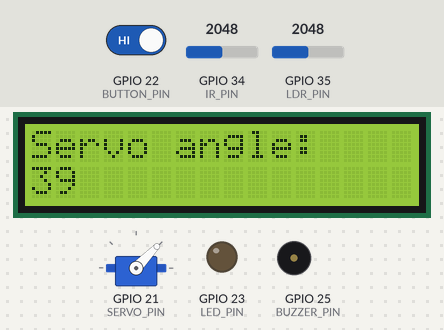
A sketch run on a simulated ESP32. Shown: servo, 16×2 character LCD, output pins drawn as LEDs (lit = HIGH), buzzer (waves = sounding). Inputs (shaded band) come from the test bench; at power-on: GPIO 34 (IR_PIN) = 2048, GPIO 22 (BUTTON_PIN) HIGH, GPIO 35 (LDR_PIN) = 2048. What the sketch prints to the serial monitor is not drawn.

Above: at 1.2 s.
1.3 s: GPIO 34 (IR_PIN) set to 491
10.3 s: GPIO 22 (BUTTON_PIN) driven LOW
At 19.1 s:
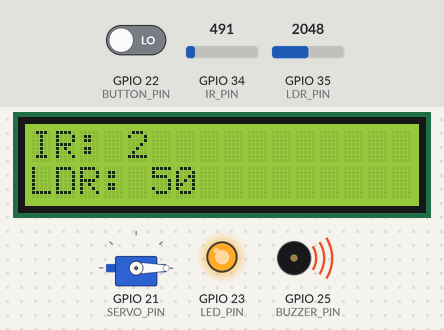
19.6 s: GPIO 34 (IR_PIN) set to 752
At 20.9 s:
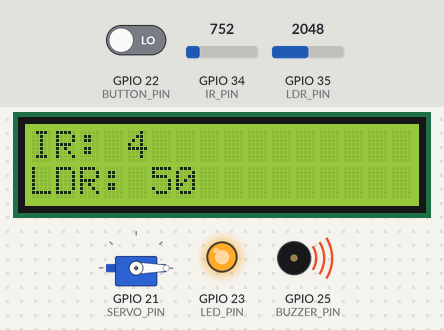
28.6 s: GPIO 34 (IR_PIN) set to 859
At 29.9 s:
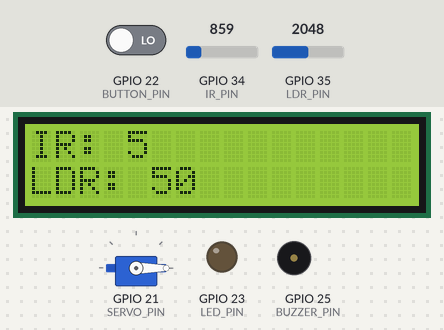
37.6 s: GPIO 22 (BUTTON_PIN) driven HIGH
At 38.06 s:
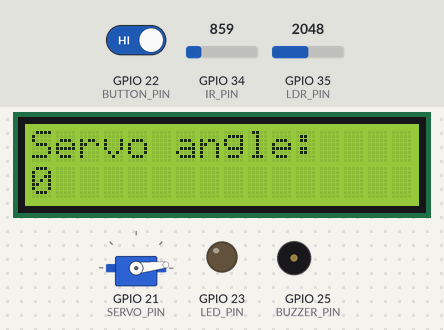
51.6 s: GPIO 34 (IR_PIN) set to 140
At 65.21 s:
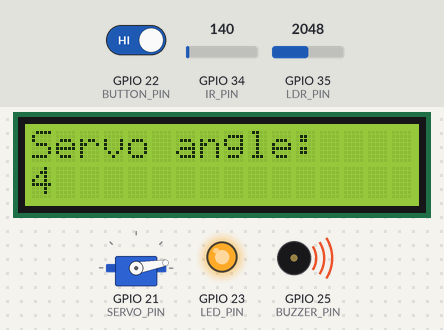
Timing chart, 0 to 68.4 s (numbered marks = the images above; inputs shaded):
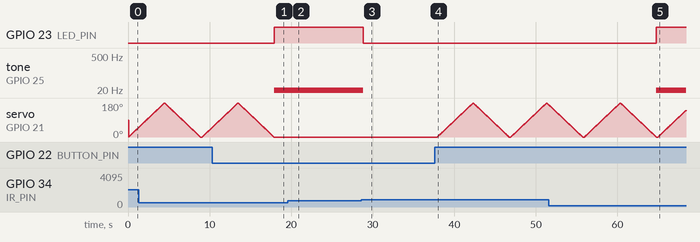

Measured:
- the behaviour switches between 818 and 819 on GPIO 34 (IR_PIN) (found by bisection; images 2 and 3)
- after the input at 10.3 s, servo on GPIO 21 (SERVO_PIN): goes on until 17.9 s, then stays 0°; the display: first differs from a run without the input after 7.8 s (image 1)
- after the input at 19.6 s, the display: changes after 0.12 s (image 2)
- after the input at 28.6 s, GPIO 23 (LED_PIN): HIGH → LOW after 0.21 s; tone on GPIO 25 (BUZZER_PIN): 1 Hz → silent after 0.21 s; the display: changes at once (image 3)
- after the input at 51.6 s, GPIO 23 (LED_PIN): LOW → HIGH after 13.2 s; tone on GPIO 25 (BUZZER_PIN): silent → 1 Hz after 13.2 s

The sketch:

sketch_aug7a.ino
```cpp
#include <LiquidCrystal.h>
#include <ESP32Servo.h>

#define IR_PIN 34
#define LDR_PIN 35
#define BUTTON_PIN 22
#define LED_PIN 23
#define BUZZER_PIN 25
#define SERVO_PIN 21

LiquidCrystal lcd(33, 32, 13, 12, 14, 27); // Modify pin numbers based on your LCD connection
Servo myservo;

void setup() {
  pinMode(IR_PIN, INPUT);
  pinMode(BUTTON_PIN, INPUT_PULLUP);
  pinMode(LED_PIN, OUTPUT);
  pinMode(BUZZER_PIN, OUTPUT);
  myservo.attach(SERVO_PIN);
  lcd.begin(16, 2); // Adjust the LCD dimensions (columns, rows) as per your display
  lcd.clear();
  Serial.begin(115200); // Initialize serial communication
}

void loop() {
  int IRValue = analogRead(IR_PIN);
  int ldrValue = analogRead(LDR_PIN);
  int ldrMap = map(ldrValue,0,4095,0,100);
  int IRMap = map(IRValue,0,4095,0,25);
  Serial.println(IRMap);
  Serial.println(ldrMap);
  int buttonState = digitalRead(BUTTON_PIN);
  Serial.println("Button state: ");
  Serial.println(buttonState); // Print button state to the serial monitor

  if (buttonState == LOW) {
    lcd.clear();
    lcd.setCursor(0, 0);
    lcd.print("IR: ");
    lcd.print(IRMap);
    lcd.setCursor(0, 1);
    lcd.print("LDR: ");
    lcd.print(ldrMap);
    delay(200);
  } else {
    for (int angle = 0;angle <= 180;angle++) {
      lcd.clear();
      Serial.println(angle);
      myservo.write(angle);
      lcd.setCursor(0, 0);
      lcd.print("Servo angle: ");
      lcd.setCursor(0,1);
      lcd.print(angle);
      lcd.print(" ");
      delay(20);
    }
    for (int angle = 180; angle >= 0; angle--) {
      lcd.clear();
      Serial.println(angle);
      myservo.write(angle);
      lcd.setCursor(0, 0);
      lcd.print("Servo angle: ");
      lcd.setCursor(0,1);
      lcd.print(angle);
      lcd.print(" ");
      delay(20);
    }
  }
  if (IRMap < 5) {
    digitalWrite(LED_PIN, HIGH);
    tone(BUZZER_PIN, HIGH);
  } else {
    digitalWrite(LED_PIN, LOW);
    noTone(BUZZER_PIN);
  }
  delay(200);
}
```
